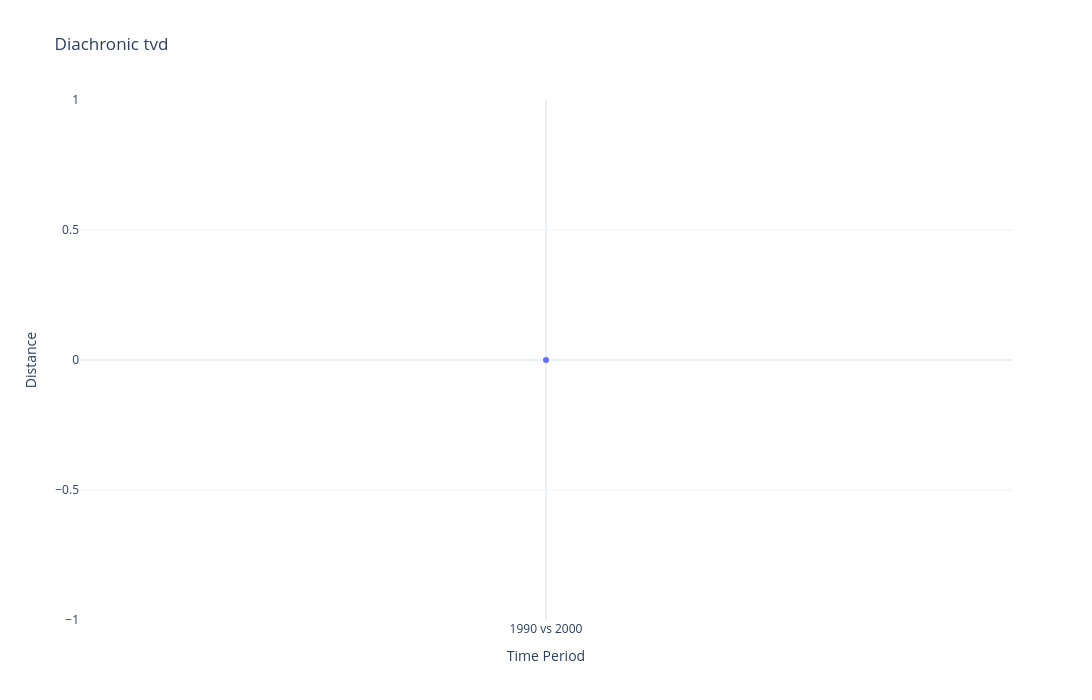

The cell this chart's notebook holds for it:
### Markdown cell above
# Plot distance time-series

### Code cell
# Plot all SRLs on one big plot
# SRLs_to_plot = ['chi_case', 'chi_amod', 'pa_obl', 'chi_nmod', 'pa_nmod', 'pa_obj', 'chi_compound', 'pa_compound', 'pa_nsubj', 'chi_nsubj' ]  # Specify the SRLs you want to plot
# plot_all_dists_by_period(weighted_consecutive_dist_dict, layout='combined', slots=SRLs_to_plot)

# If not specified, plot everything
plot_all_dists_by_period(perm_result_df, layout="combined", col_to_plot="observed_statistic")

### Figure 1 — Plotly figure (JSON) as saved in the notebook; plotly's stock layout.template omitted (floating-point values rounded to 4 significant figures)
{"data": [{"customdata": ["1990 vs 2000"], "hovertemplate": "<b>type</b><br>Period: %{customdata}<br>Distance: %{y:.4f}<extra></extra>", "mode": "lines+markers", "name": "type", "type": "scatter", "x": [0], "y": [0.0]}], "layout": {"height": 700, "hovermode": "closest", "legend": {"title": {"text": "Slot"}}, "title": {"text": "Diachronic tvd"}, "width": 1100, "xaxis": {"tickmode": "array", "ticktext": ["1990 vs 2000"], "tickvals": [0], "title": {"text": "Time Period"}}, "yaxis": {"title": {"text": "Distance"}}}}
